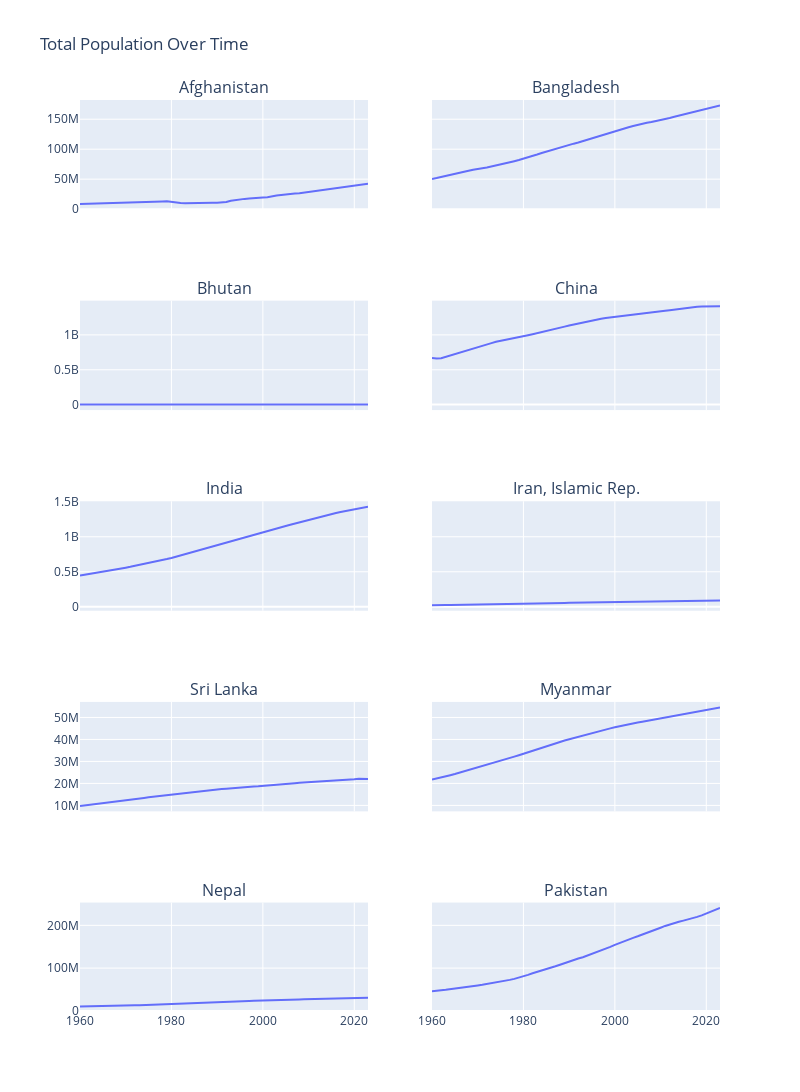

The code cell stored with this chart in its notebook:
### Code cell
from plotly.subplots import make_subplots

# Calculate the number of rows needed
num_countries = len(df['Country'].unique())
num_cols = 2
num_rows = (num_countries // num_cols) + (num_countries % num_cols > 0)

# Create subplots
fig = make_subplots(rows=num_rows, cols=num_cols, 
                    subplot_titles=df['Country'].unique(),
                    shared_xaxes=True, 
                    shared_yaxes=True)

# Add traces for each country
countries = df['Country'].unique()
for i, country in enumerate(countries):
    row = i // num_cols + 1
    col = i % num_cols + 1
    country_data = df[df['Country'] == country]
    fig.add_trace(px.line(country_data, x='Year', y='total_population').data[0], row=row, col=col)

# Update layout
fig.update_layout(height=1200, width=800, title_text="Total Population Over Time")

# Show plot
fig.show()
